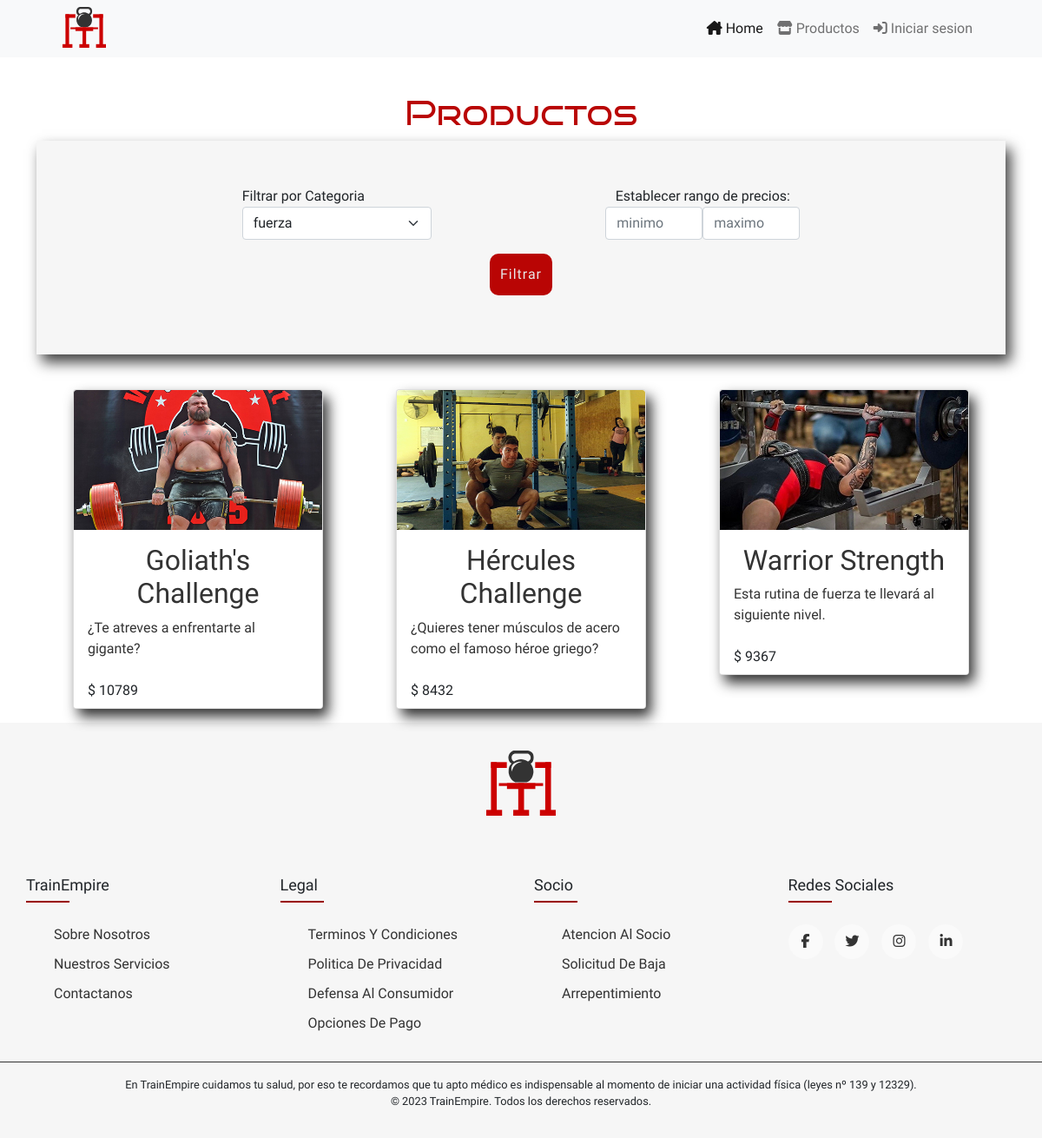
Page /sitio/index.php?s=productos&c=1 on the committed database.
### tables this page shows
CREATE TABLE `productos` (
  `id_productos` int(10) UNSIGNED NOT NULL,
  `usuarios_fk` int(10) UNSIGNED NOT NULL,
  `titulo` varchar(100) NOT NULL,
  `descripcion` text NOT NULL,
  `sintesis` varchar(255) DEFAULT NULL,
  `imagen` varchar(255) DEFAULT NULL,
  `precio` int(11) NOT NULL,
  `categorias_fk` int(10) UNSIGNED NOT NULL
);

### sitio/clases/modelos/Modelo.php (called while the page is built, shortened)
<?php
require_once __DIR__ . '/../../bootstrap/autoload.php';
class Modelo{
    protected string $tabla = "";
    public function todo():array{
        $bd = BD::getConexion();
        $query = "SELECT * FROM " . $this->tabla;
        $stmt = $bd->prepare($query);
        $stmt->execute();
        $stmt->setFetchMode(PDO::FETCH_CLASS,static::class);
        return $stmt->fetchAll();
    }
}

### sitio/clases/modelos/Categorias.php (called while the page is built, shortened)
<?php
class Categorias extends Modelo{
    private int $id_categorias;
    private string $nombre;
    public function getNombre(): string{
        return $this->nombre;
    }
    public function getId(): string{
        return $this->id_categorias;
    }
}

### sitio/bootstrap/autoload.php (called while the page is built, shortened)
<?php
spl_autoload_register(function($nombreDeLaClase){
    $nombreDeLaClase = str_replace('\\', '/', $nombreDeLaClase);
    $rutaDeLaClase = __DIR__ . '/../clases/'. $nombreDeLaClase.'.php';
    $rutaDeLaClaseModelos = __DIR__ . '/../clases/modelos/'. $nombreDeLaClase.'.php';
});

### sitio/clases/modelos/Rutinas.php (called while the page is built, shortened)
<?php
class Rutinas extends Modelo{
    private int   $id_productos;
    private string $titulo;
    private string $sintesis;
    private ?string $imagen;
    private int    $precio;
    private string $categorias_fk;
    public function getSintesis(){
        return $this->sintesis;
    }
    public function getId(): int{
        return $this->id_productos;
    }
    public function getTitulo(): string{
        return $this->titulo;
    }
    public function getPrecio(): int{
        return $this->precio;
    }
    public function getImagen(): ?string{
        return $this->imagen;
    }
    public function getCategoria(): string{
        return $this->categorias_fk;
    }
}

### sitio/clases/modelos/Filtro.php (called while the page is built, shortened)
<?php
class Filtro {
    public function filtradoPorCategoria(array $array, string $filtro): array {
        if ($filtro !== '') {
            $arrayFiltrado = [];
            foreach ($array as $objeto) {
                if ($objeto->getCategoria() === $filtro) {
                    $arrayFiltrado[] = $objeto;
                }
            }
            return $arrayFiltrado;
        } else {
            return $array;
        }
    }
    public function filtradoPorPrecio(array $array, int $minPrecio, int $maxPrecio): array {
        if ($minPrecio !== 0 && $maxPrecio !== PHP_INT_MAX) {
            $arrayFiltrado = [];
            foreach ($array as $objeto) {
                if ($minPrecio <= $objeto->getPrecio() && $maxPrecio >= $objeto->getPrecio()) {
                    $arrayFiltrado[] = $objeto;
                }
            }
            return $arrayFiltrado;
        } else {
            return $array;
        }
    }
}

### sitio/secciones/productos.php (the view, shortened to what this page needs)
<?php
    $categorias = (new Categorias)->todo();
 $rutinas = (new Rutinas)->todo();
    $categoriaGet = $_GET['c']??'';
    $precio_min = isset($_GET['minp']) ? intval($_GET['minp']) : 0;
    $precio_max = isset($_GET['maxp']) ? intval($_GET['maxp']) : PHP_INT_MAX;
    $filtro = new Filtro;
    $rutinas = $filtro->filtradoPorCategoria($rutinas,$categoriaGet);
    $rutinas = $filtro->filtradoPorPrecio($rutinas,$precio_min,$precio_max);
?>
    <h1 class="productos-h2">Productos</h1>
    <form action="index.php" method="get" class="filtros">
                <div class="buscador-container">
                    <div>
                        <label for="c">Filtrar por Categoria</label>
                        <select name="c" class="form-select" id="c">
                            <?php foreach($categorias as $categoria):?>
                                <option value="<?= $categoria->getId();?>" <?= $categoria->getId() === $categoriaGet ? 'selected' : '';?>><?= $categoria->getNombre();?></option>
                            <?php endforeach;?>
                        </select>
                    </div>
                    <div class="div-precios">
                        <span>Establecer rango de precios:</span>
                        <div>
                            <input
                                type="number"
                                class="form-control"
                                name="minp"
                                min="0"
                                placeholder="minimo"
                                id="minp"
                                <?=$precio_min?'value="'.$precio_min.'"':''?>>
                            <input
                                type="number"
                                class="form-control"
                                name="maxp"
                                min="0"
                                placeholder="maximo"
                                id="maxp"
                                <?=$precio_max != PHP_INT_MAX?'value="'.$precio_max.'"':''?>>
                        </div>
                    </div>
                </div>
                <button type="submit" class="btn-contacto">Filtrar</button>
            </form>
    <section class="productos">
        <?php foreach ($rutinas as $rutina): ?>
            <article class="card">
            <a href="index.php?s=detalles&id=<?= $rutina->getId();?>">
                <img src="assets/productos/<?=$rutina->getImagen()?$rutina->getImagen():'defecto.jpg';?>" class="card-img-top" alt="planificacion de <?= $rutina->getTitulo(); ?>">
                <div class="card-body">
                    <h2 class="card-title"><?=$rutina->getTitulo(); ?></h2>
                    <p class="card-text"><?= $rutina->getSintesis();?></p>
                </div>
                <ul class="list-group list-group-flush">
                    <li class="list-group-item">$ <?=$rutina->getPrecio(); ?></li>
                </ul>
            </a>
            </article>
        <?php endforeach; ?>
    </section>

### sitio/estilos.css (style rules this page uses)
:root { --color-primario: #e8e8e8; --color-primario2: #f6f6f6; --color-secundario: #990100; --color-secundario2:#b90504; --color-terciario: #333333; --tamano-fuente-grande: 4rem; --tamano-fuente-media: 1.5rem; --tamano-fuente-chica: 1rem; }
* { margin: 0; padding: 0; font-family: 'Roboto-Regular',Arial, Helvetica, sans-serif; scroll-behavior: smooth; -webkit-box-sizing: border-box; box-sizing: border-box; }
body { background-color: var(--color-primario); color: var(--color-terciario); }
body { overflow: hidden; }
body { overflow: auto; }
.btn-contacto { border: 2px solid rgba(255,255,255,0.0); display: inline; color: var(--color-primario); padding: 10px; background-color: var(--color-secundario2); -webkit-border-radius: 10px; border-radius: 10px; margin-bottom: 4vh; text-decoration: none; letter-spacing: 1px; transition: all .5s; }
h1 { text-align: center; color: var(--color-secundario2); font-weight: bolder; font-family: 'Bruno Ace SC',Arial, Helvetica, sans-serif; }
h2 { font-size: var(--tamano-fuente-media); text-align: center; }
.productos-h2 { margin-top: 5vh; }
section[class="productos"] { display: -webkit-box; display: -webkit-flex; display: -ms-flexbox; display: flex; -webkit-flex-wrap: wrap; -ms-flex-wrap: wrap; flex-wrap: wrap; -webkit-justify-content: space-around; -ms-flex-pack: distribute; justify-content: space-around; -webkit-box-align: start; -webkit-align-items: flex-start; -ms-flex-align: start; align-items: flex-start; }
section[class="productos"]>.card { width: 18rem; margin-top: 5vh; -webkit-box-shadow: 6px 9px 15px 0px var(--color-terciario); box-shadow: 6px 9px 15px 0px var(--color-terciario); overflow: hidden; }
.card a { color: var(--color-terciario); text-decoration: none; }
.filtros { background-color: var(--color-primario2); padding:3vw; display: -webkit-box; display: -webkit-flex; display: -ms-flexbox; display: flex; -webkit-box-align: center; -webkit-align-items: center; -ms-flex-align: center; align-items: center; -webkit-justify-content: space-around; -ms-flex-pack: distribute; justify-content: space-around; -webkit-box-orient: vertical; -webkit-box-direction: normal; -webkit-flex-direction: column; -ms-flex-direction: column; flex-direction: column; -webkit-box-shadow: 6px 9px 15px 0px rgba(0,0,0,0.75); box-shadow: 6px 9px 15px 0px rgba(0,0,0,0.75); }
.filtros input { max-width: 7em; }
.filtros label { margin-top: 2vh; }
.buscador-container { width: 100%; display: flex; justify-content: space-evenly; }
.filtros .div-precios { margin: 2vh 0; display: flex; flex-direction: column; justify-content: center; align-items: center; }
.div-precios>div { display: flex; justify-content: space-between; }
ul { list-style: none; }

### rows in the picture
productos: imagen (picture), titulo "Goliath's Challenge", sintesis "¿Te atreves a enfrentarte al gigante?", precio "10789"
productos: imagen (picture), titulo "Hércules Challenge", sintesis "¿Quieres tener músculos de acero como el famoso héroe griego?", precio "8432"
productos: imagen (picture), titulo "Warrior Strength", sintesis "Esta rutina de fuerza te llevará al siguiente nivel.", precio "9367"

### other values in the picture
form field c "fuerza"
